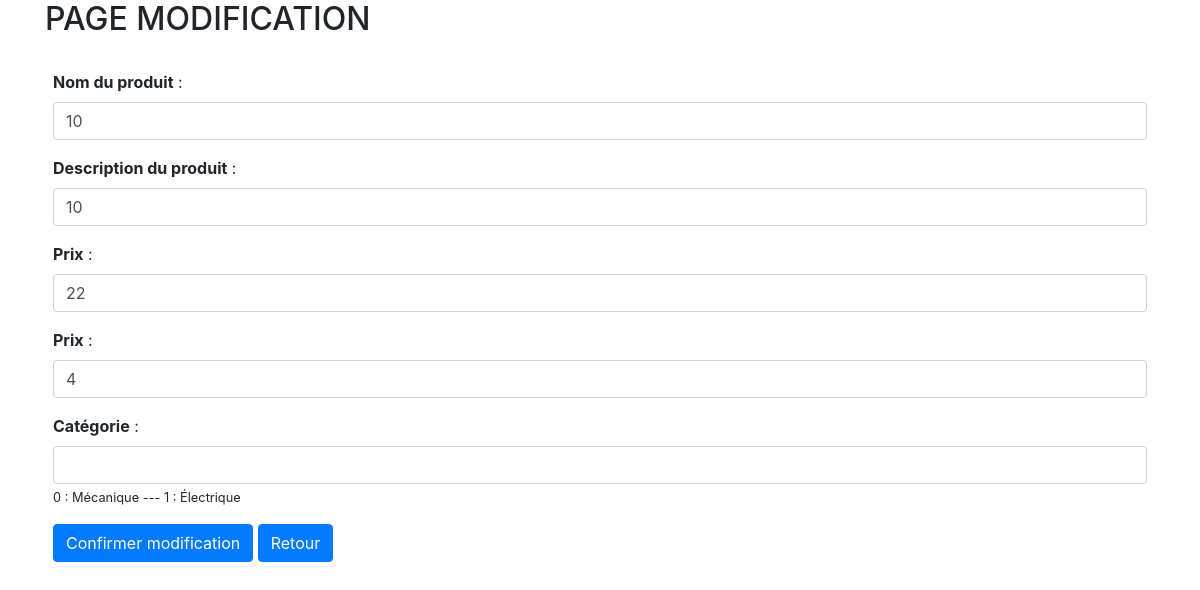
Screenshot of /admin/modifArticles.php?idarticles=1 with the database file from the repository.
### tables this page shows
CREATE TABLE IF NOT EXISTS `articles` (
  `idarticles` int(11) NOT NULL AUTO_INCREMENT,
  `nom_article` varchar(45) NOT NULL,
  `description_article` varchar(45) NOT NULL,
  `prix_article_HT` int(11) NOT NULL,
  `taux_tva` int(11) NOT NULL,
  PRIMARY KEY (`idarticles`)
);

### admin/modifArticles.php (the view, shortened to what this page needs)
<?php
    $db = connect("veloc");
    if(isset($_GET['idarticles'])){
        $idarticles = trim(htmlspecialchars($_GET['idarticles']));
    }else{
        $idarticles = null;
    }
?>
<!doctype html>
<html lang="fr">
<head>
	<link rel="stylesheet" href="https://stackpath.bootstrapcdn.com/bootstrap/4.3.1/css/bootstrap.min.css">
    <link rel="stylesheet" href="https://maxcdn.bootstrapcdn.com/font-awesome/4.4.0/css/font-awesome.min.css">
</head>
<body>
    <div class="container ">
    <h2>PAGE MODIFICATION</h2>
<?php
    try{
        $req = $db->prepare("SELECT * FROM articles WHERE idarticles = :idarticles");
        $req-> bindParam(":idarticles", $idarticles, PDO::PARAM_INT);
        $req->execute();
        while($data = $req->fetchObject()){
        echo'
        <form class="mt-4 p-2" action="modifArticlesConfirm.php?idarticles='.$idarticles.'" method="POST">
            <div class="form-group">
                <label for="nom_article"><b> Nom du produit</b> :</label>
                <input type="text" class="form-control" id="nom_article" aria-describedby="ref" value="'.$data->nom_article.'" name="nom_article">
            </div>
            <div class="form-group">
                <label for="description_article"><b> Description du produit</b> :</label>
                <input type="text" class="form-control" id="description_article" aria-describedby="ref" name="description_article" value="'.$data->description_article.'">
            </div>
            <div class="form-group">
                <label for="prix_article_HT"><b> Prix</b> :</label>
                <input type="number" class="form-control" id="prix_article_HT" aria-describedby="ref" name="prix_article_HT" value="'.$data->prix_article_HT.'">
            </div>
            <div class="form-group">
                <label for="taux_tva"><b> Prix</b> :</label>
                <input type="number" class="form-control" id="taux_tva" aria-describedby="ref" name="taux_tva" value="'.$data->taux_tva.'">
            </div>
            <div class="form-group">
                <label for="type_article"><b> Catégorie</b> :</label>
                <input type="text" class="form-control" id="type_article" aria-describedby="ref" name="type_article" value="'.$data->type_article.'">
                <small>0 : Mécanique --- 1 : Électrique</small>
            </div>
            <button type="submit" class="btn btn-primary"> Confirmer modification</button>
            <a href="admin.php"><button class="btn btn-primary" type="button"> Retour</button></a>
        </form>';
            }
    }catch(Exception $e){
        echo $e->getMessage();
    }
?>
    </div>

### rows the page displays
articles: nom_article "10", description_article "10", prix_article_HT "22", taux_tva "4"
